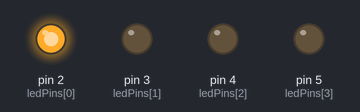
This sketch was run on a simulated Arduino Uno, built with avr-gcc and run on an emulated ATmega328P. Parts: output pins drawn as LEDs (lit = HIGH).

Above: at 0.1 s.
At 1.8 s:
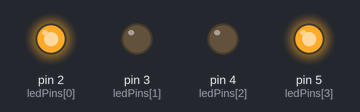
At 2.2 s:
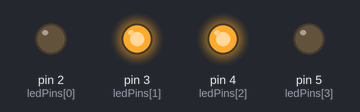
At 3.5 s:
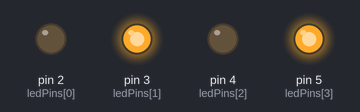
At 5.3 s:
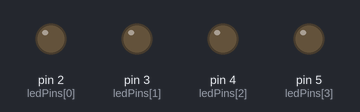
At 7.3 s:
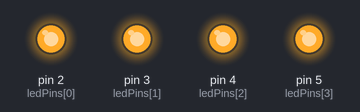
Timing chart, 0 to 7.6 s (numbered marks = the images above):
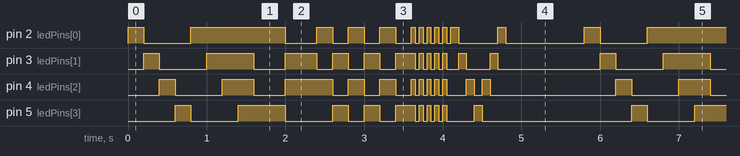

The sketch:

AshF_SS1.ino
```cpp
// --- Variable Declarations ---
int ledPins[] = {2, 3, 4, 5}; // Array to hold pin numbers
int patternCounter = 0;       // Keeps track of which pattern to show
int waitTime = 200;           // Base delay time in milliseconds

void setup() {
  for (int i = 0; i < 4; i++) {
    pinMode(ledPins[i], OUTPUT);
  }
}

void loop() {
  // Pattern 1: The "Chaser" (One by one)
  if (patternCounter == 0) {
    for (int i = 0; i < 4; i++) {
      digitalWrite(ledPins[i], HIGH);
      delay(waitTime);
      digitalWrite(ledPins[i], LOW);
    }
  }

  // Pattern 2: The "Fill Up" (Stay on)
  else if (patternCounter == 1) {
    for (int i = 0; i < 4; i++) {
      digitalWrite(ledPins[i], HIGH);
      delay(waitTime);
    }
    allOff();
  }

  // Pattern 3: Outside-In (Symmetry)
  else if (patternCounter == 2) {
    digitalWrite(ledPins[0], HIGH); digitalWrite(ledPins[3], HIGH);
    delay(waitTime * 2);
    digitalWrite(ledPins[0], LOW);  digitalWrite(ledPins[3], LOW);
    digitalWrite(ledPins[1], HIGH); digitalWrite(ledPins[2], HIGH);
    delay(waitTime * 2);
    allOff();
  }

  // Pattern 4: Alternating Pairs
  else if (patternCounter == 3) {
    for(int j=0; j<3; j++) {
      digitalWrite(ledPins[0], HIGH); digitalWrite(ledPins[2], HIGH);
      digitalWrite(ledPins[1], LOW);  digitalWrite(ledPins[3], LOW);
      delay(waitTime);
      digitalWrite(ledPins[0], LOW);  digitalWrite(ledPins[2], LOW);
      digitalWrite(ledPins[1], HIGH); digitalWrite(ledPins[3], HIGH);
      delay(waitTime);
    }
    allOff();
  }

  // Pattern 5: Rapid Strobe (All together)
  else if (patternCounter == 4) {
    for(int j=0; j<5; j++) {
      allOn();
      delay(50);
      allOff();
      delay(50);
    }
  }

  // Pattern 6: The "Ping-Pong" (Back and forth)
  else if (patternCounter >= 5) { // Logical comparator used here
    for (int i = 0; i < 4; i++) {
      digitalWrite(ledPins[i], HIGH);
      delay(100);
      digitalWrite(ledPins[i], LOW);
    }
    for (int i = 2; i >= 0; i--) {
      digitalWrite(ledPins[i], HIGH);
      delay(100);
      digitalWrite(ledPins[i], LOW);
    }
  }

  // Increment pattern and reset if we exceed the count
  patternCounter++;

  if (patternCounter > 5) {
    patternCounter = 0; // Reset loop
    delay(1000);        // Pause before restarting the sequence
  }
}

// Helper functions to keep code clean
void allOff() {
  for(int i=0; i<4; i++) digitalWrite(ledPins[i], LOW);
}

void allOn() {
  for(int i=0; i<4; i++) digitalWrite(ledPins[i], HIGH);
}
```

Measured:
- by itself, pin 2 (ledPins[0]), pin 3 (ledPins[1]), pin 4 (ledPins[2]): moves between LOW and HIGH, repeating every 5.8 s
- by itself, pin 5 (ledPins[3]): repeats every 5.8 s: LOW 0.60 s, HIGH 0.60 s, LOW 0.60 s, 2 × (HIGH 0.20 s, LOW 0.20 s), HIGH 0.25 s, 4 × (LOW 0.05 s, HIGH 0.05 s), LOW 0.35 s, HIGH 0.10 s, LOW 1.9 s, HIGH 0.20 s
- by itself, everything shown: repeats every 5.8 s, in 35 steps
